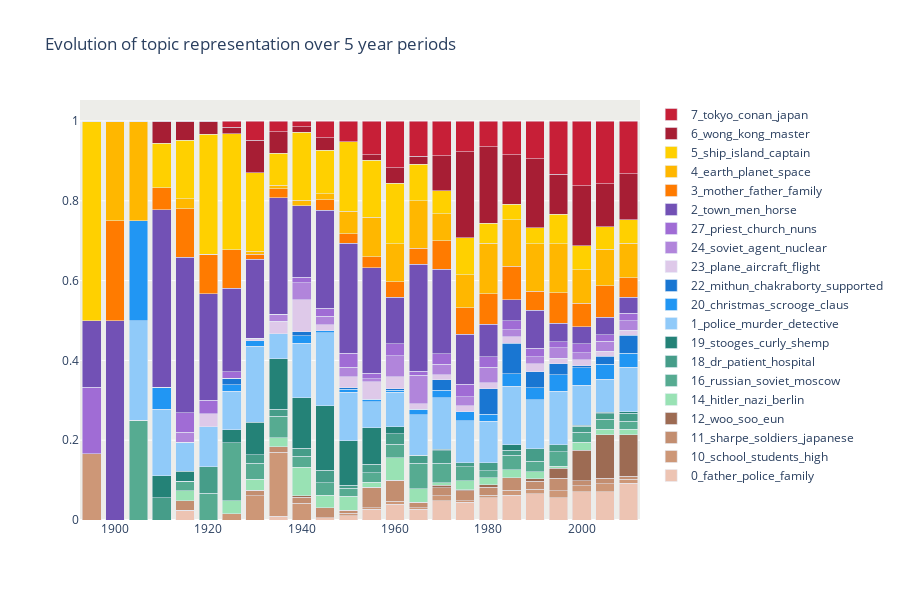

Notebook code for this chart:
### Markdown cell above
We can see once more that when plotting per year instead of five yeart period the plot is much less concice. Additionally, in order to make our final plot more interpretable we decided to create an interactive version of it :

### Code cell
# Original colour palette leaving it here just in case it's needed elsewhere
                                                               # Shades of 
colours = ["DEC9E9", "C19EE0", "B185DB", "A06CD5", "7251B5", "6247AA",   #violet
           "99E2B4", "78C6A3", "56AB91", "469D89", "248277", "036666",   #green
           "FF7B00", "FF9500", "FFAA00", "FFB700", "FFD000", "FFEA00",   #yellow
           "641220", "85182A", "A71E34", "B21E35", "C71F37", "E01E37",   #red
           "E3F2FD", "90CAF9", "42A5F5", "2196F3", "1976D2", "0D47A1",   #blue
           "FF0A54", "FF5C8A", "FF85A1", "FF99AC", "F9BEC7", "FAE0E4",   #pink
           "EDC4B3", "DEAB90", "CD9777", "C38E70", "9D6B53", "774936"]   #brown

# Colors chosen for interactive plot
colours = ["EDC4B3", "DEAB90", "CD9777", "C38E70", "9D6B53", 
           "99E2B4", "78C6A3", "56AB91", "469D89", "248277", 
           "90CAF9", "42A5F5", "2196F3", "1976D2", 
           "DEC9E9", "C19EE0", "B185DB", "A06CD5", "7251B5", 
           "FF7B00", "FF9500", "FFB700", "FFD000",  
           "A71E34",  "C71F37", ]

colours = ["EDC4B3",  "CD9777", "C38E70", "9D6B53", 
           "99E2B4",  "56AB91", "469D89", "248277", 
           "90CAF9",  "2196F3", "1976D2", 
           "DEC9E9",  "B185DB", "A06CD5", "7251B5", 
           "FF7B00",  "FFB700", "FFD000",  
           "A71E34",  "C71F37", ]


colours = ["#"+colour for colour in colours]

# Same as before - Can be deleted if we keep all graphs 
cross_tab_prop = pd.crosstab(index=BERT_movies_with_year["five_year_period"].astype(int),
                             columns=BERT_movies_with_year["BERT_names"],
                             normalize="index")

plot_data = []
for i, x in enumerate(cross_tab_prop.columns):
    plot_data.append(go.Bar(name=str(x), x=cross_tab_prop.index, y=cross_tab_prop[x], marker_color = colours[i]))

figure = go.Figure(plot_data)
figure.update_layout(barmode = 'stack',
                     width = 900,
                     height = 600,
                     autosize = True,
                     title_text = "Evolution of topic representation over 5 year periods",
                     plot_bgcolor="#edede9",
                    )

figure.show()

figure.write_html("output/bert_topics_time.html")
figure.write_image("output/plotly_static/bert_topics_time.png")
